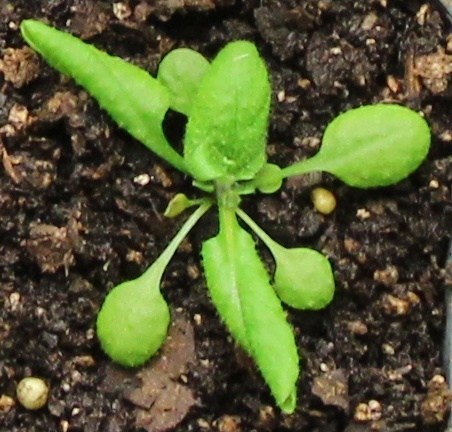
#> input picture rosette_logo.jpg, 452 x 432 px
$ python -i demo_color_seg_val.py   (imports and definitions only)   (older library calls are emulated)
#> lines starting #> are read from the running program, lines starting #| are printed output that depends on the picture
'''
Name: color_segmentation.py

Version: 1.0

Summary: K-means color clustering based segmentation. This is achieved
         by converting the source image to a desired color space and
         running K-means clustering on only the desired channels,
         with the pixels being grouped into a desired number
    of clusters.

Author: suxing liu

Author-email: suxingliu@gmail.com

Created: 2019-07-29

USAGE:

python3 demo_color_seg_val.py -p ~/temp_val/test/ -ft jpg -nr 3 -nc 3 -tp ~/temp_val/mark_template/0420_marker.jpg -gd 1


'''

# import the necessary packages
import os
import glob
import argparse
from sklearn.cluster import KMeans

from skimage.feature import peak_local_max
from skimage.morphology import watershed, medial_axis
from skimage import img_as_float, img_as_ubyte, img_as_bool, img_as_int
from skimage import measure
from skimage.segmentation import clear_border

from scipy.spatial import distance as dist
from scipy import optimize
from scipy import ndimage

import math

import numpy as np
import argparse
import cv2

import matplotlib.pyplot as plt
import matplotlib.patches as mpatches
import matplotlib as mpl
import matplotlib.cm as mtpltcm

import warnings
# [1 line not run here, left out]

import concurrent.futures
import multiprocessing
from multiprocessing import Pool
from contextlib import closing

MBFACTOR = float(1<<20)


# generate foloder to store the output results
def mkdir(path):
    # import module
    import os

    # remove space at the beginning
    path=path.strip()
    # remove slash at the end
    path=path.rstrip("\\")

    # path exist?   # True  # False
    isExists=os.path.exists(path)

    # process
    if not isExists:
        # construct the path and folder
        #print path + ' folder constructed!'
        # make dir
        os.makedirs(path)
        return True
    else:
        # if exists, return
        #print path+' path exists!'
        return False


# [132 lines left out: function color_cluster_seg, not called in this run]

'''
def medial_axis_image(thresh):

    #convert an image from OpenCV to skimage
    thresh_sk = img_as_float(thresh)

    image_bw = img_as_bool((thresh_sk))

    image_medial_axis = medial_axis(image_bw)

    return image_medial_axis
'''


class clockwise_angle_and_distance():


    '''
    A class to tell if point is clockwise from origin or not.
    This helps if one wants to use sorted() on a list of points.

    Parameters
    ----------
    point : ndarray or list, like [x, y]. The point "to where" we g0
    self.origin : ndarray or list, like [x, y]. The center around which we go
    refvec : ndarray or list, like [x, y]. The direction of reference

    use:
        instantiate with an origin, then call the instance during sort
    reference:
    https://stackoverflow.com/questions/41855695/sorting-list-of-two-dimensional-coordinates-by-clockwise-angle-using-python

    Returns
    -------
    angle

    distance


    '''
    def __init__(self, origin):
        self.origin = origin

    # [187 lines left out: functions __call__, sticker_detect, comp_external_contour, not called in this run]


def segmentation(image_file):

#> called with image_file = '../../rosette_logo.jpg'
    abs_path = os.path.abspath(image_file)

    filename, file_extension = os.path.splitext(image_file)

    file_size = os.path.getsize(image_file)/MBFACTOR

    print("Segmenting image : {0} \n".format(str(filename)))

    # load original image
    image = cv2.imread(image_file)
#> image is the input picture: shape (432, 452, 3); mean B, G, R 49.3, 90.2, 83.8

    img_height, img_width, img_channels = image.shape
#> img_height = 432; img_width = 452; img_channels = 3

    gray = cv2.cvtColor(image, cv2.COLOR_BGR2GRAY)
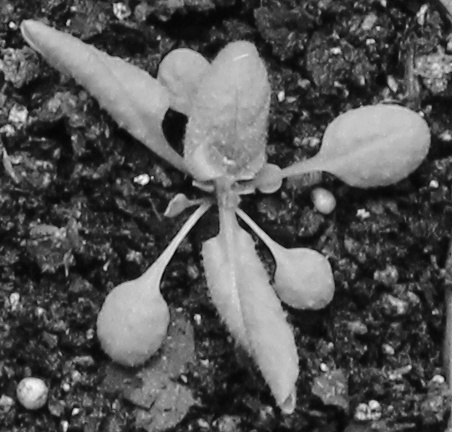
#> gray: shape (432, 452); min 3, max 246, mean 83.6

    # make the folder to store the results
    #current_path = abs_path + '/'
    base_name = os.path.splitext(os.path.basename(filename))[0]
    # save folder construction
    mkpath = os.path.dirname(abs_path) +'/' + base_name
    mkdir(mkpath)
    save_path = mkpath + '/'

    mkpath_sticker = os.path.dirname(abs_path) +'/' + base_name + '/sticker'
    mkdir(mkpath_sticker)
    save_path_sticker = mkpath_sticker + '/'

    print("results_folder: {0}\n".format(str(save_path)))

    if (file_size > 5.0):
        print("It will take some time due to large file size {0} MB".format(str(int(file_size))))
    else:
        print("Segmenting plant image into blocks... ")

    #initialize the colormap
    colormap = mpl.cm.jet
    cNorm = mpl.colors.Normalize(vmin=0, vmax=255)
    scalarMap = mtpltcm.ScalarMappable(norm=cNorm, cmap=colormap)


    #make backup image
    orig = image.copy()

    # Convert color space to LAB space and extract L channel
    L, A, B = cv2.split(cv2.cvtColor(image, cv2.COLOR_BGR2LAB))
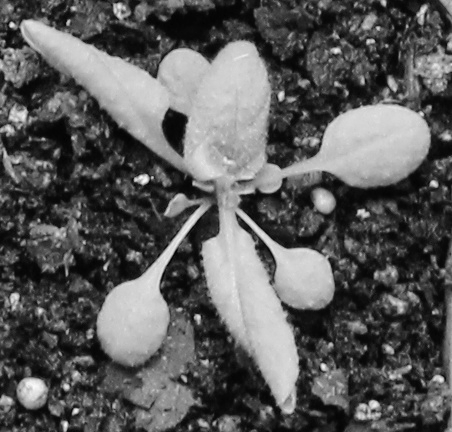
#> L: shape (432, 452); min 2, max 250, mean 90.7
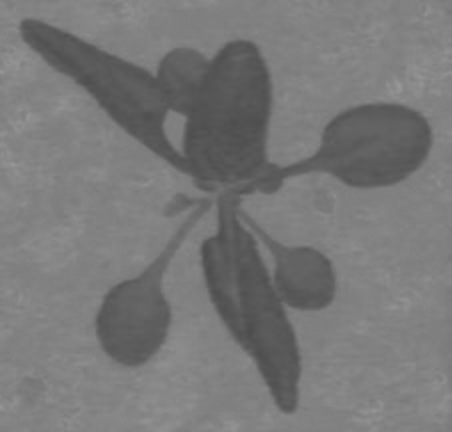
#> A: shape (432, 452); min 76, max 152, mean 120.2
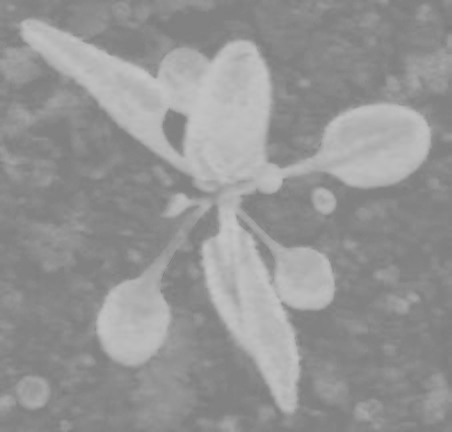
#> B: shape (432, 452); min 123, max 198, mean 148.7


    #add blur to make it more realistic
    #blur = cv2.GaussianBlur(gray,(1,1),0)

    #assign colormap
    colors = scalarMap.to_rgba(gray, bytes=False)
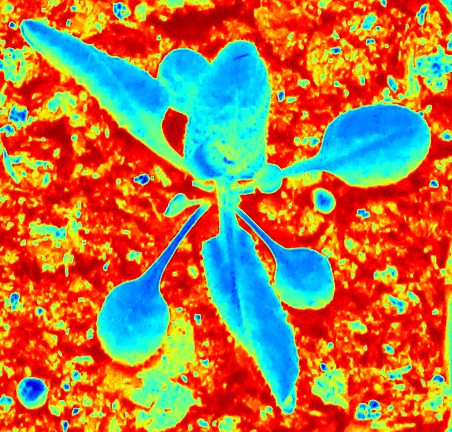
#> colors: shape (432, 452, 4) float64; mean of channels 0, 1, 2, 3 0.27, 0.465, 0.692, 1; drawn as B, G, R

    # save result
    result_file = (save_path + base_name + file_extension)


    #assign colormap
    colors_L = scalarMap.to_rgba(L.copy(), bytes=False)
#> colors_L: shape (432, 452, 4) float64; mean of channels 0, 1, 2, 3 0.305, 0.432, 0.646, 1

    colors_L = cv2.convertScaleAbs(colors_L.copy(), alpha=(255.0))
#> colors_L: shape (432, 452, 4); mean of channels 0, 1, 2, 3 77.8, 110, 164.7, 255

    colors_L_gray = cv2.cvtColor(colors_L, cv2.COLOR_BGR2GRAY)
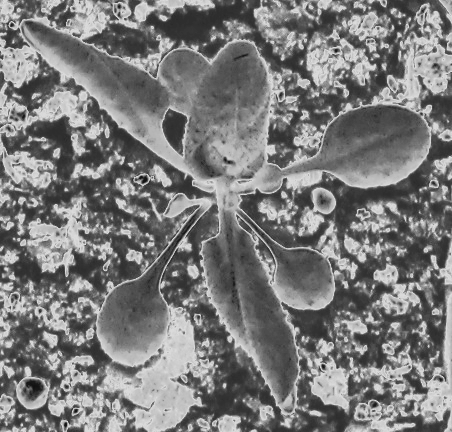
#> colors_L_gray: shape (432, 452); min 17, max 219, mean 122.7

    # save Lab result
#> (the run stopped early here; a loop or call above may not have finished)
